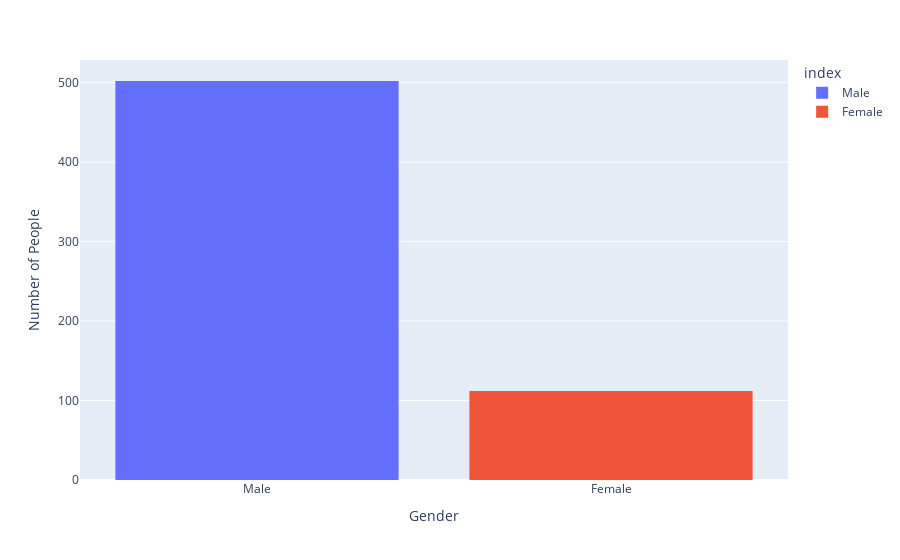

Notebook cell for this chart:
### Code cell
fig=px.histogram(gen_dt,x=gen_dt.index,y=gen_dt.values,color=gen_dt.index)
fig.update_xaxes(title_text="Gender")
fig.update_yaxes(title_text="Number of People")

### Figure 1 — Plotly figure (JSON) as saved in the notebook; plotly's stock layout.template omitted (floating-point values rounded to 4 significant figures)
{"data": [{"alignmentgroup": "True", "bingroup": "x", "histfunc": "sum", "hovertemplate": "index=%{x}<br>sum of y=%{y}<extra></extra>", "legendgroup": "Male", "marker": {"color": "#636efa", "pattern": {"shape": ""}}, "name": "Male", "offsetgroup": "Male", "orientation": "v", "showlegend": true, "type": "histogram", "x": ["Male"], "xaxis": "x", "y": [502], "yaxis": "y"}, {"alignmentgroup": "True", "bingroup": "x", "histfunc": "sum", "hovertemplate": "index=%{x}<br>sum of y=%{y}<extra></extra>", "legendgroup": "Female", "marker": {"color": "#EF553B", "pattern": {"shape": ""}}, "name": "Female", "offsetgroup": "Female", "orientation": "v", "showlegend": true, "type": "histogram", "x": ["Female"], "xaxis": "x", "y": [112], "yaxis": "y"}], "layout": {"barmode": "relative", "legend": {"title": {"text": "index"}, "tracegroupgap": 0}, "margin": {"t": 60}, "xaxis": {"anchor": "y", "categoryarray": ["Male", "Female"], "categoryorder": "array", "domain": [0, 1], "title": {"text": "Gender"}}, "yaxis": {"anchor": "x", "domain": [0, 1], "title": {"text": "Number of People"}}}}
